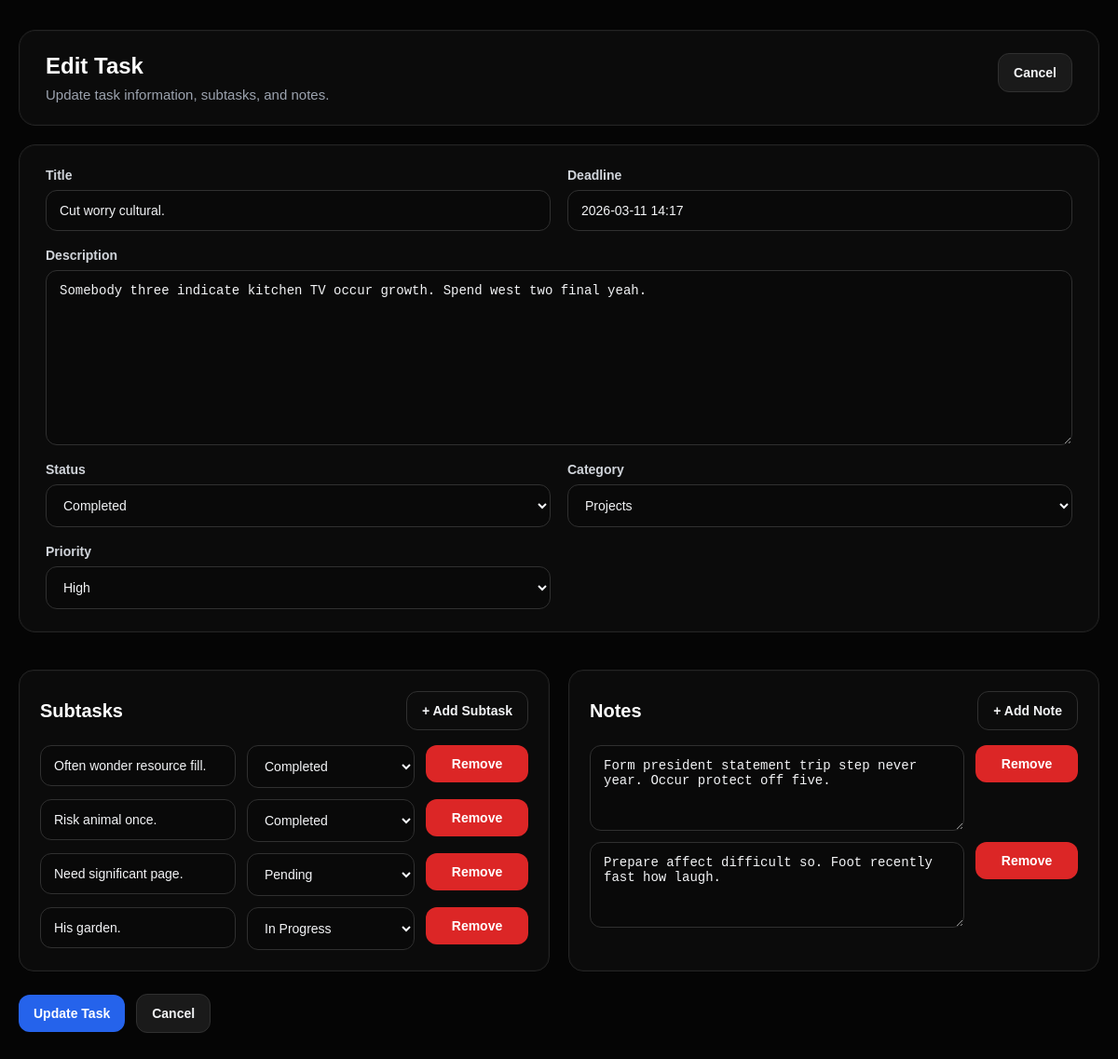
The page /tasks/10/edit/ (signed in) on the database its author committed.
### Hangarin/models.py (models this page shows, shortened)
class BaseModel(models.Model):
    created_at = models.DateTimeField(auto_now_add=True)
    updated_at = models.DateTimeField(auto_now=True)
    class Meta:
        abstract = True

class Task(BaseModel):
    title = models.CharField(max_length=255)
    description = models.TextField()
    deadline = models.DateTimeField()
    status = models.CharField(
        max_length=50,
        choices=StatusChoices.choices,
        default=StatusChoices.PENDING
    )
    category = models.ForeignKey(Category, on_delete=models.CASCADE, related_name="tasks")
    priority = models.ForeignKey(Priority, on_delete=models.CASCADE, related_name="tasks")

class SubTask(BaseModel):
    parent_task = models.ForeignKey(Task, on_delete=models.CASCADE, related_name="subtasks")
    title = models.CharField(max_length=255)
    status = models.CharField(
        max_length=50,
        choices=StatusChoices.choices,
        default=StatusChoices.PENDING
    )

class Note(BaseModel):
    task = models.ForeignKey(Task, on_delete=models.CASCADE, related_name="notes")
    content = models.TextField()

### Hangarin/views.py (the view)
# urls.py: path("tasks/<int:task_id>/edit/", edit_task, name="edit_task"),
@login_required
def edit_task(request, task_id):
    task = get_object_or_404(Task, id=task_id)
    if request.method == "POST":
        form = TaskForm(request.POST, instance=task)
        subtask_titles = request.POST.getlist("subtask_title[]")
        subtask_statuses = request.POST.getlist("subtask_status[]")
        note_contents = request.POST.getlist("note_content[]")
        if form.is_valid():
            task = form.save()
            task.subtasks.all().delete()
            task.notes.all().delete()
            for title, status in zip(subtask_titles, subtask_statuses):
                cleaned_title = title.strip()
                if cleaned_title:
                    SubTask.objects.create(
                        parent_task=task,
                        title=cleaned_title,
                        status=status
                    )
            for content in note_contents:
                cleaned_content = content.strip()
                if cleaned_content:
                    Note.objects.create(
                        task=task,
                        content=cleaned_content
                    )
            return redirect("task_detail", task_id=task.id)
    else:
        initial_data = {
            "deadline": task.deadline.strftime("%Y-%m-%d %H:%M")
        }
        form = TaskForm(instance=task, initial=initial_data)
    context = {
        "form": form,
        "task": task,
        "subtasks": task.subtasks.all(),
        "notes": task.notes.all(),
        "status_choices": ["Pending", "In Progress", "Completed"],
        "page_title": "Edit Task",
        "submit_label": "Update Task",
    }
    return render(request, "edit_task.html", context)

### Hangarin/forms.py
class TaskForm(forms.ModelForm):
    deadline = forms.DateTimeField(
        widget=forms.DateTimeInput(
            attrs={
                "type": "text",
                "class": "form-input datetime-picker",
                "placeholder": "Select date and time"
            },
            format="%Y-%m-%d %H:%M"
        ),
        input_formats=["%Y-%m-%d %H:%M"]
    )
    class Meta:
        model = Task
        fields = ["title", "description", "deadline", "status", "category", "priority"]
    def __init__(self, *args, **kwargs):
        super().__init__(*args, **kwargs)
        self.fields["title"].widget.attrs.update({
            "class": "form-input",
            "placeholder": "Enter task title"
        })
        self.fields["description"].widget.attrs.update({
            "class": "form-input form-textarea",
            "placeholder": "Enter task description"
        })
        self.fields["status"].widget.attrs.update({
            "class": "form-input"
        })
        self.fields["category"].widget.attrs.update({
            "class": "form-input"
        })
        self.fields["priority"].widget.attrs.update({
            "class": "form-input"
        })

### Hangarin/models.py (called while the page is built)
    def __str__(self):
        return self.name

    def __str__(self):
        return self.name

### Hangarin/templates/edit_task.html (shortened to what this page needs)
{% extends "base.html" %}
{% block content %}
<div class="form-page">
    <div class="form-shell">
        <div class="form-header-card">
            <div>
                <h1 class="form-page-title">{{ page_title }}</h1>
                <p class="form-page-subtitle">Update task information, subtasks, and notes.</p>
            </div>
            <a href="{% url 'task_detail' task.id %}" class="cancel-btn">Cancel</a>
        </div>
        <form method="POST" class="modern-form">
            <div class="form-section-card">
                <div class="form-grid-modern">
                    <div class="field-group">
                        <label for="{{ form.title.id_for_label }}">Title</label>
                        {{ form.title }}
                    </div>
                    <div class="field-group">
                        <label for="{{ form.deadline.id_for_label }}">Deadline</label>
                        {{ form.deadline }}
                    </div>
                    <div class="field-group field-full">
                        <label for="{{ form.description.id_for_label }}">Description</label>
                        {{ form.description }}
                    </div>
                    <div class="field-group">
                        <label for="{{ form.status.id_for_label }}">Status</label>
                        {{ form.status }}
                    </div>
                    <div class="field-group">
                        <label for="{{ form.category.id_for_label }}">Category</label>
                        {{ form.category }}
                    </div>
                    <div class="field-group">
                        <label for="{{ form.priority.id_for_label }}">Priority</label>
                        {{ form.priority }}
                    </div>
                </div>
            </div>
            <div class="detail-grid">
                <div class="detail-card nested-card">
                    <div class="section-header">
                        <h2>Subtasks</h2>
                        <button type="button" class="ghost-btn" onclick="addSubtask()">+ Add Subtask</button>
                    </div>
                    <div id="subtasks-container" class="dynamic-stack">
                        {% for subtask in subtasks %}
                            <div class="dynamic-row modern-dynamic-row">
                                <input type="text" name="subtask_title[]" class="form-input" value="{{ subtask.title }}" placeholder="Subtask title">
                                <select name="subtask_status[]" class="form-input">
                                    {% for status in status_choices %}
                                        <option value="{{ status }}" {% if subtask.status == status %}selected{% endif %}>{{ status }}</option>
                                    {% endfor %}
                                </select>
                                <button type="button" class="danger-btn" onclick="removeRow(this)">Remove</button>
                            </div>
                        {% endfor %}
                    </div>
                </div>
                <div class="detail-card nested-card">
                    <div class="section-header">
                        <h2>Notes</h2>
                        <button type="button" class="ghost-btn" onclick="addNote()">+ Add Note</button>
                    </div>
                    <div id="notes-container" class="dynamic-stack">
                        {% for note in notes %}
                            <div class="dynamic-row modern-note-row">
                                <textarea name="note_content[]" class="form-input form-textarea small-textarea" placeholder="Write a note">{{ note.content }}</textarea>
                                <button type="button" class="danger-btn" onclick="removeRow(this)">Remove</button>
                            </div>
                        {% empty %}
                            <div class="dynamic-row modern-note-row">
                                <textarea name="note_content[]" class="form-input form-textarea small-textarea" placeholder="Write a note"></textarea>
                                <button type="button" class="danger-btn" onclick="removeRow(this)">Remove</button>
                            </div>
                        {% endfor %}
                    </div>
                </div>
            </div>
            <div class="form-actions modern-actions">
                <button type="submit" class="primary-btn">{{ submit_label }}</button>
                <a href="{% url 'task_detail' task.id %}" class="cancel-btn">Cancel</a>
            </div>
        </form>
    </div>
</div>
{% endblock %}

### Hangarin/static/css/stylesheet.css (style rules this page uses)
* { box-sizing: border-box; }
html, body { margin: 0; padding: 0; min-height: 100%; }
body { font-family: Arial, sans-serif; background: #050505; color: #f3f4f6; }
.ghost-btn, .primary-btn { border: none; padding: 12px 16px; border-radius: 12px; font-size: 14px; text-decoration: none; cursor: pointer; font-weight: 600; transition: all 0.2s ease; }
.ghost-btn { background: #0c0c0c; border: 1px solid #303030; color: #f3f4f6; }
.primary-btn { background: #2563eb; color: #ffffff; display: inline-flex; align-items: center; justify-content: center; }
.cancel-btn { display: inline-block; padding: 12px 16px; border-radius: 12px; background: #1a1a1a; color: #f3f4f6; text-decoration: none; font-size: 14px; font-weight: 600; border: 1px solid #303030; }
.danger-btn { border: none; padding: 12px 12px; border-radius: 12px; background: #dc2626; color: white; cursor: pointer; font-size: 14px; font-weight: 600; }
.detail-grid { display: grid; grid-template-columns: 1fr 1fr; gap: 20px; margin-top: 20px; }
.detail-card { background: #0b0b0b; border: 1px solid #242424; border-radius: 16px; padding: 22px; box-shadow: inset 0 0 0 1px rgba(255, 255, 255, 0.02); }
.form-page { background: #050505; min-height: 100vh; padding: 32px 20px 40px; }
.form-shell { max-width: 1180px; margin: 0 auto; }
.form-header-card { background: #0b0b0b; border: 1px solid #242424; border-radius: 18px; padding: 24px 28px; display: flex; justify-content: space-between; align-items: flex-start; gap: 16px; margin-bottom: 20px; box-shadow: inset 0 0 0 1px rgba(255, 255, 255, 0.02); }
.form-page-title { margin: 0; font-size: 24px; color: #ffffff; }
.form-page-subtitle { margin: 8px 0 0; color: #9ca3af; font-size: 15px; }
.modern-form { display: flex; flex-direction: column; gap: 20px; }
.form-section-card { background: #0b0b0b; border: 1px solid #242424; border-radius: 18px; padding: 24px 28px; box-shadow: inset 0 0 0 1px rgba(255, 255, 255, 0.02); }
.form-grid-modern { display: grid; grid-template-columns: repeat(2, minmax(0, 1fr)); gap: 18px; }
.field-group { display: flex; flex-direction: column; gap: 8px; }
.field-group label { font-size: 14px; font-weight: 700; color: #d1d5db; }
.field-full { grid-column: 1 / -1; }
.form-input { width: 100%; padding: 13px 14px; border: 1px solid #303030; border-radius: 12px; background: #090909; font-size: 14px; color: #f3f4f6; outline: none; transition: border-color 0.2s ease, box-shadow 0.2s ease; }
.form-textarea { min-height: 140px; resize: vertical; }
.small-textarea { min-height: 92px; }
.nested-card { padding: 22px; }
.section-header { display: flex; justify-content: space-between; align-items: center; gap: 12px; margin-bottom: 16px; }
.section-header h2 { margin: 0; font-size: 20px; color: #ffffff; }
.dynamic-stack { display: flex; flex-direction: column; gap: 12px; }
.modern-dynamic-row { display: grid; grid-template-columns: 1fr 180px 110px; gap: 12px; align-items: start; }
.modern-note-row { display: grid; grid-template-columns: 1fr 110px; gap: 12px; align-items: start; }
.form-actions { display: flex; gap: 12px; margin-top: 24px; align-items: center; flex-wrap: wrap; }
.modern-actions { margin-top: 4px; }

### rows shown on the page
Task: title "Cut worry cultural.", deadline "2026-03-11 14:17", description "Somebody three indicate kitchen TV occur growth. Spend west two final yeah.", status "Completed", category "Projects", priority "High"
SubTask: title "Often wonder resource fill.", status "Completed"
SubTask: title "Risk animal once.", status "Completed"
SubTask: title "Need significant page.", status "Pending"
SubTask: title "His garden.", status "In Progress"
Note: content "Form president statement trip step never year. Occur protect off five."
Note: content "Prepare affect difficult so. Foot recently fast how laugh."

### other values the page prints
{{ page_title }} "Edit Task"
{{ submit_label }} "Update Task"
